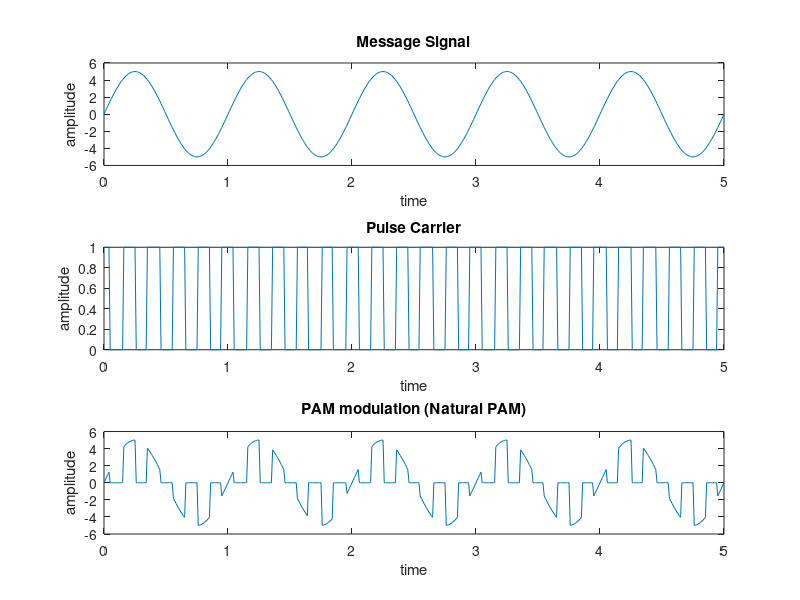

Here is the MATLAB script that generated this plot:
%Pulse Amplitude Modulation (Natural PAM)......
clc;
close all;
clear all;
t = 0:0.01:5;
d = 0:1/5:5;
fm = 1; %Frequency of modulating signal
Am = 5; %Amplitude of modulating signal

%Message Signal...
x = Am * sin(2 * pi * fm * t);
subplot(3, 1, 1);
plot(t, x);
title('Message Signal');
xlabel('time');
ylabel('amplitude');

%Pulse Carrier..
y = pulstran(t, d, 'rectpuls', 0.1);
subplot(3, 1, 2);
plot(t, y);
title('Pulse Carrier');
xlabel('time');
ylabel('amplitude');

%Pulse Amplitude Modulation Output....
z = x .* y;
subplot(3, 1, 3)
plot(t, z);
title('PAM modulation (Natural PAM)');
xlabel('time');
ylabel('amplitude');
